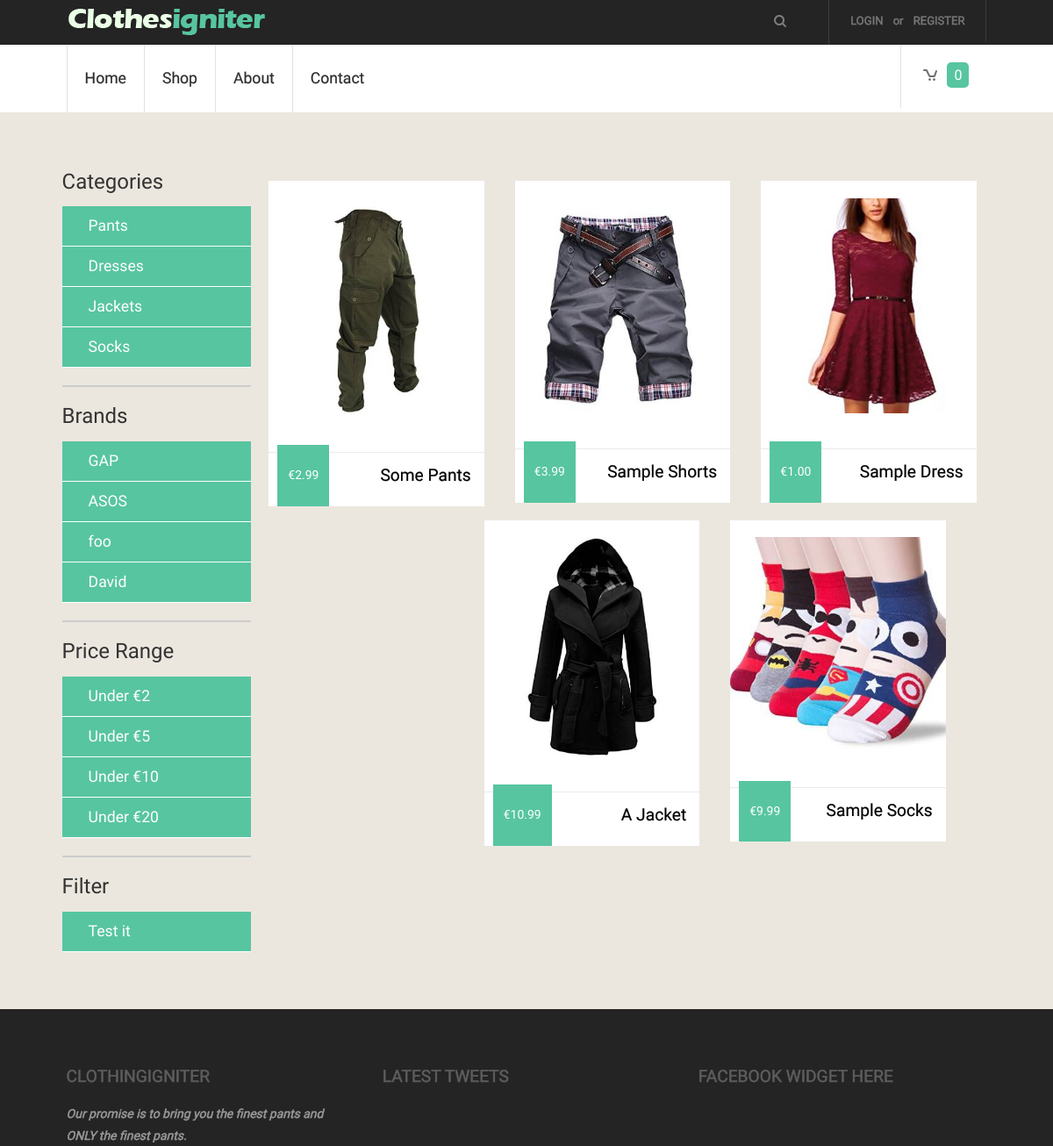
The app's page /index.php/store (upper part), older data.
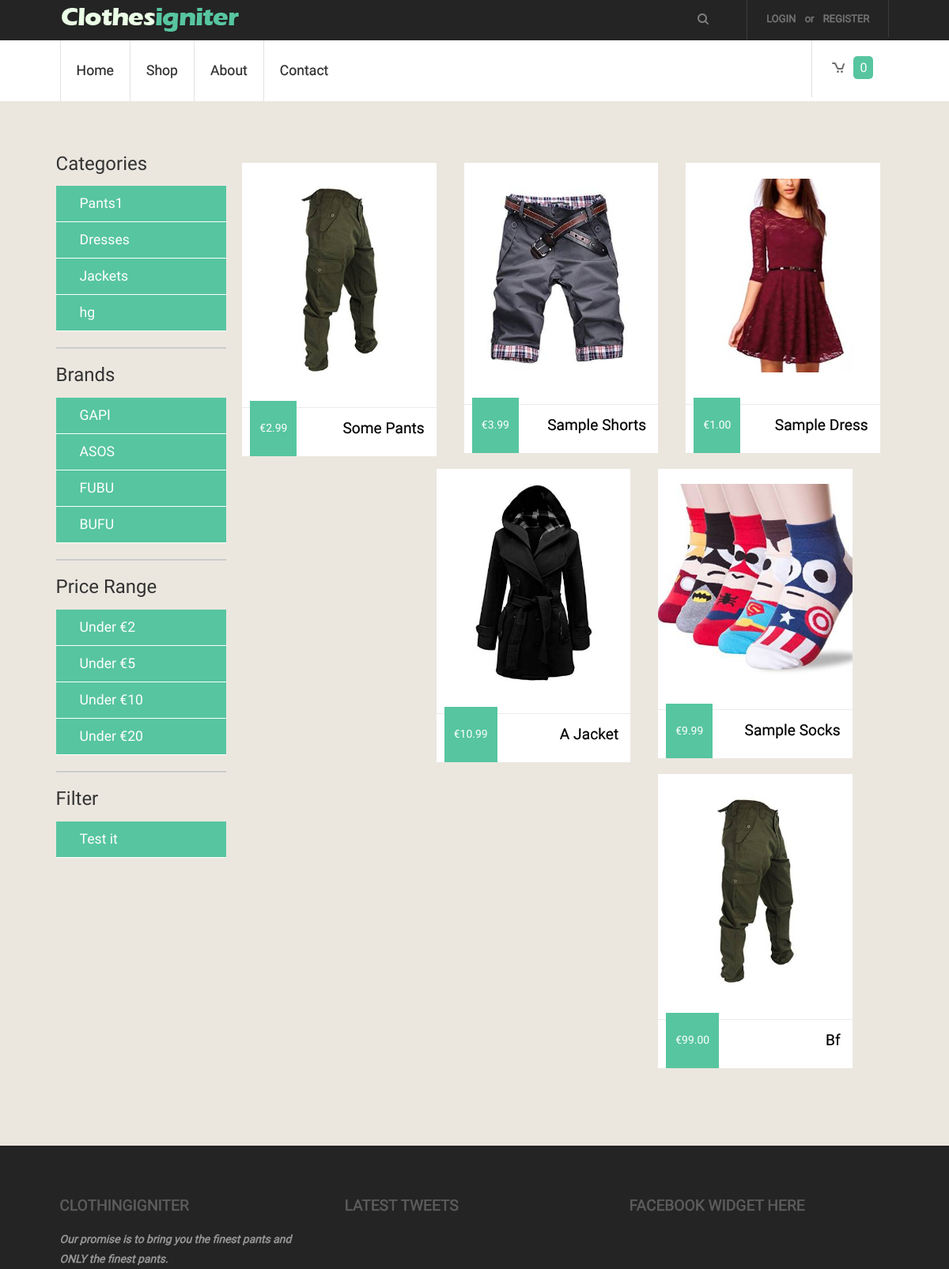
The same page, newer data.
### tables this page shows
CREATE TABLE IF NOT EXISTS `category` (
  `id` int(11) NOT NULL,
  `name` varchar(150) NOT NULL,
  `parentID` int(11) NOT NULL,
  `slug` varchar(150) NOT NULL
);

CREATE TABLE IF NOT EXISTS `brand` (
  `id` int(11) NOT NULL,
  `name` varchar(150) NOT NULL
);

CREATE TABLE IF NOT EXISTS `store_items` (
  `id` int(11) NOT NULL,
  `item_name` varchar(240) NOT NULL,
  `item_price` decimal(7,2) NOT NULL,
  `image_small` varchar(240) NOT NULL,
  `image_large` varchar(240) NOT NULL,
  `item_description` text NOT NULL,
  `rating` int(11) NOT NULL DEFAULT '0',
  `categoryID` int(11) NOT NULL,
  `brandID` int(11) NOT NULL,
  `item_description_short` text NOT NULL
);

### application/views/includes/template.php (called while the page is built)
<?php $this->load->view('includes/header' ,$this->globals);?>
<?php $this->load->view($main_content);?>
<?php $this->load->view('includes/footer');?>

### application/controllers/store.php (called while the page is built, shortened)
<?php
class Store extends MY_Controller{
    function __construct()
    {
        parent::__construct();
        $this->load->model('item_model');
        $this->load->model('stock_model');
        $this->load->model('address_model');
        $this->load->model('orderItem_model');
        $this->load->model('order_model');
        $this->load->helper('url_helper');
        $this->load->library('user_agent');
    }
    function index(){
        $this->load->library('pagination');
        $config['base_url']= base_url().'index.php/store/index';
            $config["total_rows"] = $this->item_model->record_count();
            $config['per_page'] = 6;
            $config['num_links'] = 20;
            $config["uri_segment"] = 3;
            $this->pagination->initialize($config);
            $page = ($this->uri->segment($config["uri_segment"])) ? $this->uri->segment($config["uri_segment"]) : 0;
            $data["items"] = $this->item_model->
            get_items($config["per_page"], $page);
            $data["links"] = $this->pagination->create_links();
            $data['main_content'] = 'store/index';
            $this->load->view('includes/template', $data, $this->globals);
    }
}

### index.php (called while the page is built, shortened)
<?php
require_once BASEPATH.'core/CodeIgniter.php';

### application/models/Category_model.php (called while the page is built, shortened)
<?php
class Category_model extends CI_Model
{
    public function get($id = FALSE)
    {
        if (!$id)
        {
            $query = $this->db->get('category');
            return $query->result_array();
        }
        $query = $this->db->get_where('category', array('id' => $id));
        return $query->row_array();
    }
}

### application/core/MY_Controller.php (called while the page is built, shortened)
<?php
class MY_Controller extends CI_Controller
{
    function __construct()
    {
        $this->globals = array(
            'categories' => $this->category_model->get(),
            'brands' => $this->brand_model->get(),
        );
    }
}

### application/models/Brand_model.php (called while the page is built, shortened)
<?php
class Brand_model extends CI_Model
{
    public function get($id = FALSE)
    {
        if (!$id)
        {
            $query = $this->db->get('brand');
            return $query->result_array();
        }
        $query = $this->db->get_where('brand', array('id' => $id));
        return $query->row_array();
    }
}

### application/models/Item_model.php (called while the page is built, shortened)
<?php
class Item_model extends CI_Model
{
    public function get_items($limit, $start)
    {
        $this->db->limit($limit, $start);
        $query = $this->db->get("store_items");
        if ($query->num_rows() > 0) {
            foreach ($query->result() as $row) {
                $data[] = $row;
            }
            return $data;
        }
        return false;
    }
}

### application/views/store/index.php (the view, shortened to what this page needs)
<div class="row">
    <div class="col-md-3 admin-sidebar">
              <div class="list-group">
                  <ul class="category-select">
                      <h3>Categories</h3>
                  <?php
                  foreach($categories as $category) {
                      echo "<li>" . anchor('store/category/'. $category['id'], $category['name']) . "</li>";
                  }
                  ?>
                  </ul>
                  <hr>
                  <ul class="category-select">
                      <h3>Brands</h3>
                      <?php
                      foreach($brands as $brand) {
                          echo "<li>" . anchor('store/brand/'. $brand['id'], $brand['name']) . "</li>";
                      }
                      ?>
                  </ul>
                  <hr>
                  <ul class="category-select">
                      <h3>Price Range</h3>
                      <?php
                          echo "<li>" . anchor('store/price/2', 'Under &euro;2') . "</li>";
                          echo "<li>" . anchor('store/price/5', 'Under &euro;5') . "</li>";
                          echo "<li>" . anchor('store/price/10', 'Under &euro;10') . "</li>";
                          echo "<li>" . anchor('store/price/20', 'Under &euro;20') . "</li>";
                      ?>
                  </ul>
                  <hr>
                  <ul class="category-select">
                      <h3>Filter</h3>
                      <?php
                      echo "<li>" . anchor('store/filter/1/2', 'Test it') . "</li>";
                      ?>
                  </ul>
               </div>
        </div>
    <div class="col-md-9">
        <div class="grids_of_3">
            <?php if($items!=null){
                foreach($items as $item) { ?>
                    <div class="grid1_of_3">
                        <a href="<?php echo base_url() . 'index.php/item/view/'.$item->id ?>">
                            <img src="<?php echo base_url() . "images/clothes/" . $item->image_large; ?>"  alt=""/>
                            <h3><?php echo $item->item_name ?></h3>
                            <span class="price">&euro;<?php echo $item->item_price ?></span>
                        </a>
                    </div>
                <?php }} ?>
        </div>
    </div>
</div>

### application/views/includes/header.php (shortened to what this page needs)
<!DOCTYPE html>
<html>
<head>
    <link rel="stylesheet" href="<?php echo base_url();?>css/bootstrap.css">
    <link rel="stylesheet" href="<?php echo base_url();?>css/style.css">
    <link rel="stylesheet" href="<?php echo base_url();?>css/custom.css">
    <link type="text/css" rel="stylesheet" href="<?php echo base_url();?>css/jquery.mmenu.all.css" />
    <link href="<?php echo base_url();?>css/slider.css" rel="stylesheet" type="text/css" media="all" />
</head>
<body>
<div class="top_bg">
    <div class="wrap">
        <div class="header">
            <div class="logo">
                <a href="<?php echo base_url();?>"><img src="<?php echo base_url();?>images/logo.png" alt=""/></a>
            </div>
            <div class="log_reg">
                <ul>
                    <li>
                    <?php
                    if($this->session->is_logged_in){
                        echo "<span class='username'>" . $this->session->username . "</span>" . anchor('login/logout', 'Logout');
                    }
                    else{
                        echo "<li>" . anchor('login', 'Login') . "</li><span class='log'> or </span>
                    <li>". anchor('login/signup', 'Register'). "</li>
                    <div class='clear'></div>";
                    }
                    ?>
                    </li>
                </ul>
            </div>
            <div class="web_search">
                <form>
                    <input type="text" value="" onfocus="this.value = '';" onblur="if (this.value == '') {this.value = '';}">
                    <input type="submit" value=" " />
                </form>
            </div>
        </div>
    </div>
</div>
<div class="wrap">
    <div class="header_btm">
        <div class="menu">
            <ul>
                <li><?php echo anchor('site', 'Home'); ?></li>
                <li><?php echo anchor('store', 'Shop'); ?></li>
                <li><?php echo anchor('site/about', 'About'); ?></li>
                <li><?php echo anchor('site/contact', 'Contact'); ?></li>
            </ul>
        </div>
        <div class="header_right">
            <ul>
                <li><a href="<?php echo base_url(); ?>index.php/store/view_cart"><i  class="cart"></i><span><?php echo $this->cart->total_items(); ?></span></a></li>
            </ul>
        </div>
    </div>
</div>
<div class="main_bg">
    <div class="wrap">
        <div class="main">

### application/views/includes/footer.php (shortened to what this page needs)
</div></div></div>
<div class="footer_top">
    <div class="wrap">
        <div class="footer">
            <div class="span_of_3">
                <div class="span1_of_3">
                    <h3>ClothingIgniter</h3>
                    <p>Our promise is to bring you the finest pants and ONLY the finest pants.</p>
                </div>
                <div class="span1_of_3">
                    <h3>Latest Tweets</h3>
                </div>
                <div class="span1_of_3">
                    <h3>Facebook Widget here</h3>
                </div>
            </div>
        </div>
    </div>
</div>
</body>
</html>

### css/style.css (style rules this page uses)
ol,ul { list-style:none;margin:0;padding:0; }
a { text-decoration:none; }
img { max-width:100%; }
html, body { font-family: 'Maven Pro', sans-serif; background:#ffffff; font-size: 100%; }
.wrap { margin:0 auto; width:80%; }
.top_bg { background: #242424; }
.header { padding:0 4%; }
.logo { float:left; margin: 10px 0px 0px 0px; }
.log_reg { border-right: 1px solid rgb(60, 60, 60); padding: 12px 16px; float:right; }
.log_reg ul li { display: inline-block; }
.log_reg li a { font-family: 'Maven Pro', sans-serif; font-size: 0.8125em; padding: 5px 8px; color: #777777; text-transform: uppercase; -webkit-text-stroke: 0.5px; }
.log_reg span.log { font-size: 0.8125em; color: #777777; text-transform: lowercase; -webkit-text-stroke: 0.5px; }
.web_search { position: relative; float:right; width: 28.33333%; border-right: 1px solid rgb(60, 60, 60); padding: 6px 10px; }
.web_search form { -webkit-transition: all 0.3s ease-in-out; -moz-transition: all 0.3s ease-in-out; -o-transition: all 0.3s ease-in-out; transition: all 0.3s ease-in-out; }
.web_search input[type="text"] { font-family: 'Maven Pro', sans-serif; padding: 8px 10px; outline: none; border: none; width: 76%; background: none; font-size: 1em; color: #333333; }
.web_search input[type="submit"] { background: url(../images/search.png) no-repeat 0px 4px; border: none; height: 25px; cursor: pointer; }
.header_btm { padding: 0 4%; }
.menu { float: left; }
.menu ul li { float: left; border-left: 1px solid rgb(226, 226, 226); }
.menu ul li a { display: block; padding: 26px 30px; color: #2d2d2d; font-size: 1.1em; text-transform: capitalize; -webkit-text-stroke: 0.2px; -webkit-transition: all 0.3s ease-in-out; -moz-transition: all 0.3s ease-in-out; -o-transition: all 0.3s ease-in-out; transition: all 0.3s ease-in-out; }
.header_right { float:right; }
.header_right ul li { display: inline-block; }
.header_right ul li a { font-family: 'Maven Pro', sans-serif; display: block; line-height: 1.8em; font-size: 1em; color: #ffffff; padding: 20px 26px; border-left: 1px solid rgb(226, 226, 226); -webkit-transition: all 0.3s ease-in-out; -moz-transition: all 0.3s ease-in-out; -o-transition: all 0.3s ease-in-out; transition: all 0.3s ease-in-out; }
.header_right ul li a span { background: #57C5A0; padding:5px 8px; border-radius:5px; -webkit-border-radius: 5px; -moz-border-radius: 5px; -o-border-radius: 5px; }
.header_right ul li a > i { width: 32px; height: 32px; display: inline-block; vertical-align: middle; transition: none; }
.header_right ul li a > i.cart { background: url(../images/cart.png) no-repeat 5px 8px; }
.main_bg { background: #EBE7DF; }
.main { padding:4%; }
.grids_of_3 { text-align:center; display: block; }
.grid1_of_3 { float:left; width:30.3333%; margin-left:4.3333%; background: #ffffff; position: relative; }
.grid1_of_3:first-child { margin-left: 0; }
.grid1_of_3 a { display: block; }
.grid1_of_3 img { padding: 8% 0; }
.grid1_of_3 h3 { border-top: 1px solid #EBEBEB; padding: 15px; font-size: 1.2em; color: #000000; -webkit-text-stroke: 0.2px; text-shadow: 0 1px 0 #ffffff; text-transform: capitalize; }
.price { background: #57C5A0; color: #ffffff; font-size: 0.8725em; padding: 25px 12px; position: absolute; bottom: 0px; left: 10px; }
.grids_of_3 { display: block; margin: 4% 0; }
.footer_top { background: #242424; }
.footer { padding: 4%; }
.span_of_3 { display: block; }
.span1_of_3 { float:left; width:30.9999%; margin-left:3.3333%; }
.span1_of_3:first-child { margin-left: 0; }
.span1_of_3 h3 { font-size: 1.2em; color: #5e5e5e; text-transform: uppercase; -webkit-text-stroke: 0.5px; margin-bottom: 6%; }
.span1_of_3 p { font-size: 0.8725em; color: #9B9B9B; line-height: 1.8em; -webkit-text-stroke: 0.5px; font-style: italic; }
@media only screen and (max-width: 1366px) { .wrap { width:95%; } }
@media only screen and (max-width: 1366px) { .web_search { width: 26.33333%; } }
@media only screen and (max-width: 1280px) { .wrap { width:95%; } }
@media only screen and (max-width: 1280px) { .web_search { width: 30.33333%; } }
@media only screen and (max-width: 1280px) { .menu ul li a { padding: 26px 20px; } }
@media only screen and (max-width: 1280px) { .header_right ul li a { padding: 20px 20px; } }

### css/slider.css (style rules this page uses)
@media only screen and (max-width: 1366px) { .wrap { width:95%; } }
@media only screen and (max-width: 1280px) { .wrap { width:95%; } }

Row changes from the older to the newer data that the page shows:
removed category: id+name "Socks"
removed brand: id+name "David"
changed category: id+name "Pants" → "Pants1"
added category: id+name "hg"
changed brand: id+name "GAP" → "GAPl"
changed brand: id+name "foo" → "FUBU"
added brand: id+name "BUFU"
added store_items: image_large (picture), item_name "Bf", item_price "99.00"
